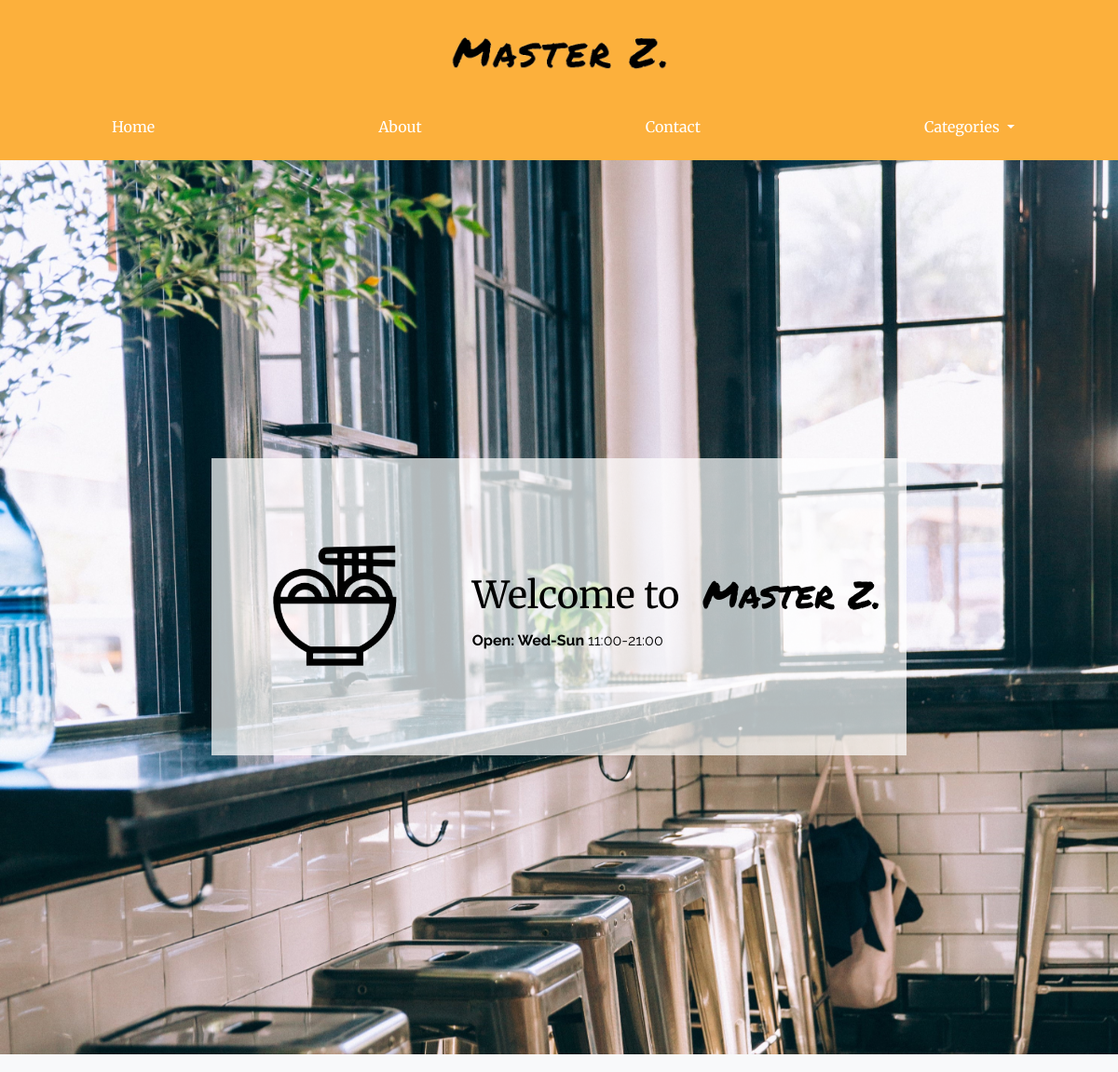
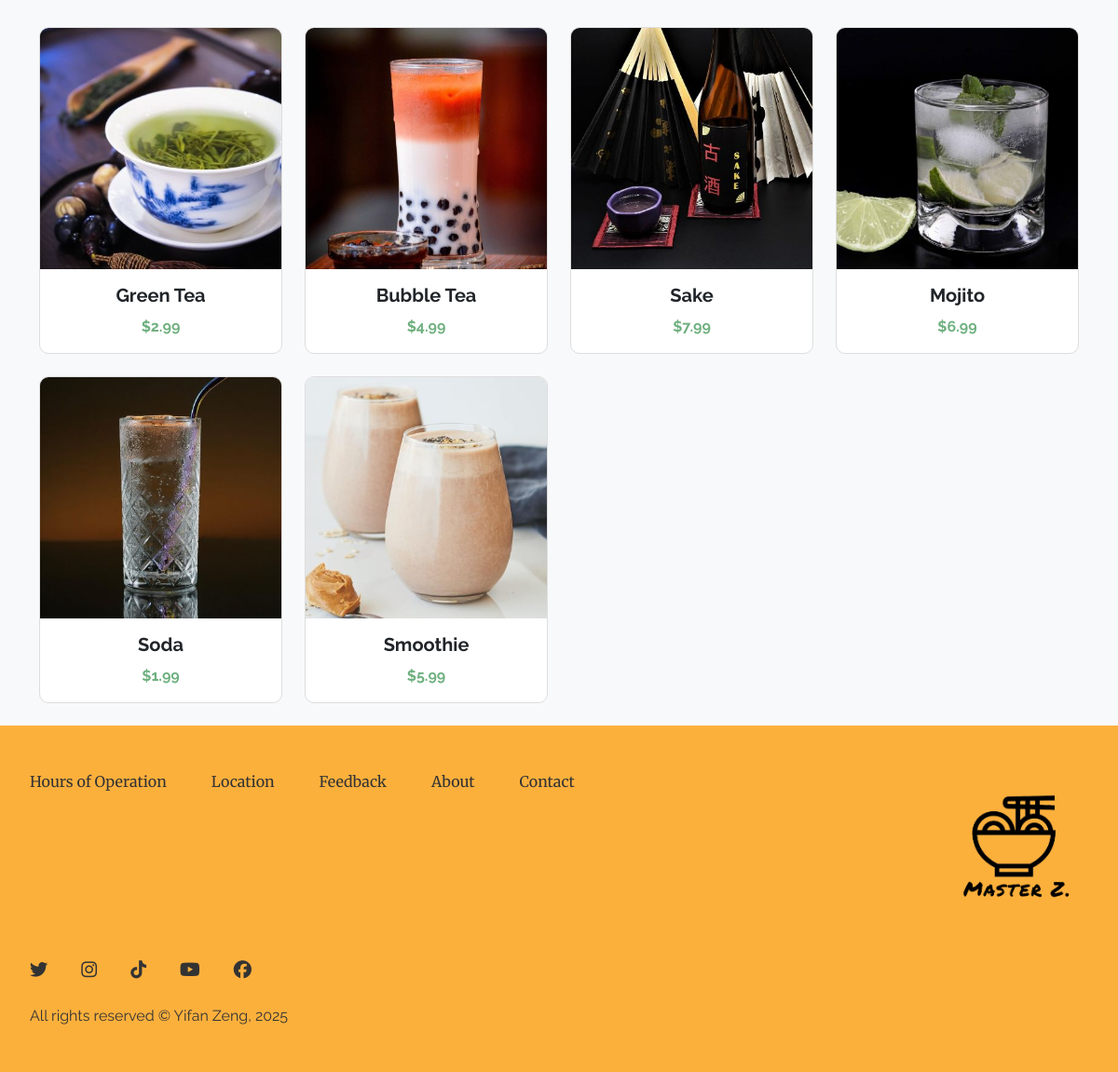
The page /index.php?prod_code=BEV on the database its author committed (2 pictures, top to bottom).
### tables this page shows
CREATE TABLE IF NOT EXISTS `products` (
  `products_id` int UNSIGNED NOT NULL AUTO_INCREMENT,
  `prod_img` varchar(200) NOT NULL,
  `prod_code` varchar(50) NOT NULL,
  `prod_name` varchar(100) NOT NULL,
  `prod_price` decimal(5,2) NOT NULL,
  PRIMARY KEY (`products_id`)
);

### web-service/get-data.php (called while the page is built)
<?php
$q = 'SELECT prod_name, prod_img, prod_price, prod_code FROM products';
if (isset($_GET['prod_code']) && in_array($_GET['prod_code'], ['APP', 'NOO', 'BEV'])) {
    $q .= " WHERE prod_code = :prod_code";
    $results = $pdo->prepare($q);
    $results->execute([':prod_code' => $_GET['prod_code']]);
} else {
    $results = $pdo->query($q);
}
$products = $results->fetchAll(PDO::FETCH_ASSOC);
?>

### index.php (the view, shortened to what this page needs)
<?php
include 'connection/connect.php';
include 'web-service/get-data.php';
?>
<!doctype html>
<html lang="en">
  <head>
    <?php include 'includes/styles.php' ?>
  </head>
  <body>
    <div id="override">
      <?php include 'includes/navigation.php' ?>
      <?php include 'includes/masthead.php' ?>
      <div class="container mt-5">
        <div class="row">
        <?php
          if (!empty($products)) {
              foreach ($products as $product) {
                  echo '<div class="col-lg-3 col-md-6 mb-4">';
                  echo '  <div class="card h-100 product-card">';
                  echo '    <img src="img/' . ($product['prod_img']) . '" class="card-img-top" alt="' . ($product['prod_name']) . '">';
                  echo '    <div class="card-body">';
                  echo '      <h5 class="card-title">' . ($product['prod_name']) . '</h5>';
                  echo '      <p class="card-text  fw-bold">$' . number_format($product['prod_price'], 2) . '</p>';
                  echo '    </div>';
                  echo '  </div>';
                  echo '</div>';
              }
          } else {
              echo '<div class="col-12"><div class="alert alert-info">No products found.</div></div>';
          }
          ?>
        </div>
      </div>
      <?php include 'includes/footer.php' ?>
    </div>
  </body>
</html>

### css/main.css (style rules this page uses)
:root { --primary: #FCB03C; --secondary: #6FB07F; --accent: #FC5B3F; --neutral: #F4EDE8; --heading: "Merriweather", serif; --subheading: "Merriweather", serif; --text: "Raleway", sans-serif; --logo: "Permanent Marker", cursive; }
body { font-family: var(--text); background-color: #f8f9fa; color: #333; }
.card { border: 1px solid #ddd; border-radius: 10px; overflow: hidden; transition: transform 0.3s ease, box-shadow 0.3s ease; }
.card-img-top { width: 100%; height: auto; object-fit: cover; }
.card-body { padding: 1rem; text-align: center; }
.card-title { font-size: 1.25rem; font-weight: bold; margin-bottom: 10px; }
.card-text { font-size: 1rem; color: var(--secondary) !important; }

### rows shown on the page
products: prod_img (picture), prod_name "Green Tea", prod_price "2.99"
products: prod_img (picture), prod_name "Bubble Tea", prod_price "4.99"
products: prod_img (picture), prod_name "Sake", prod_price "7.99"
products: prod_img (picture), prod_name "Mojito", prod_price "6.99"
products: prod_img (picture), prod_name "Soda", prod_price "1.99"
products: prod_img (picture), prod_name "Smoothie", prod_price "5.99"
